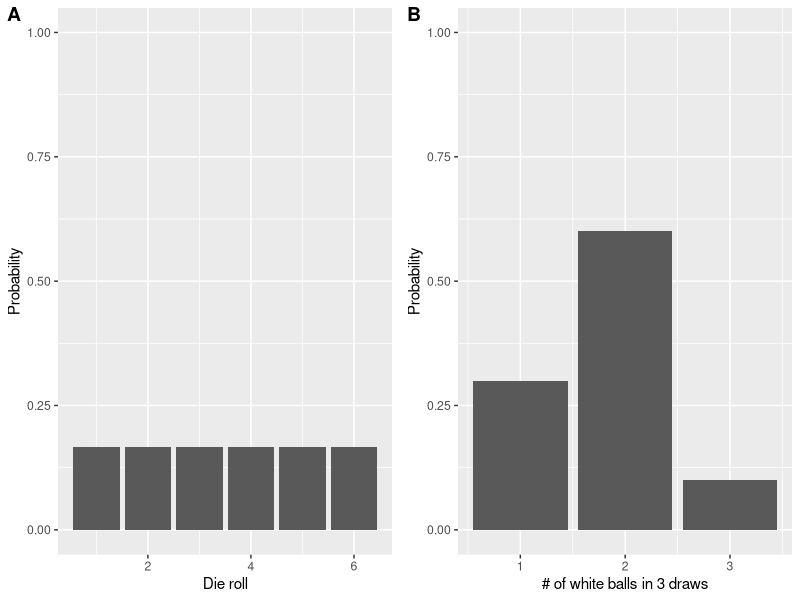

The R source for this figure: (Note: this script raises an error after producing the figure.)
## ---- chunk 1
knitr::opts_chunk$set(echo = FALSE, warning=FALSE, message=FALSE, comment = "", collapse=TRUE)
options(width=60)
## ---- chunk 2
library(tidyverse)
## ---- chunk 3
library(tidyverse)
library(cowplot)
## ---- chunk 4
dice.outcomes <- seq(1,6)
dice.probs <- rep(1/6, 6)
dice <- data.frame(outcomes = dice.outcomes, probability = dice.probs)
dice.plot <- 
  ggplot(dice, aes(x = outcomes, y = probability)) + 
  geom_col() + ylim(0,1) + 
  labs(x = "Die roll", y = "Probability")

urn.outcomes <- seq(1,3)
urn.probs <- c(0.3, 0.6, 0.1)
urns <- data.frame(outcomes = urn.outcomes, probability = urn.probs)
urn.plot <- 
  ggplot(urns, aes(x = outcomes, y = probability)) + 
  geom_col() + ylim(0,1) + 
  labs(x = "# of white balls in 3 draws", y = "Probability")

plot_grid(dice.plot, urn.plot, labels = c("A","B"))
## ---- chunk 5
knitr::include_graphics("./figures/whitlock-sexratios-probtree.png")
